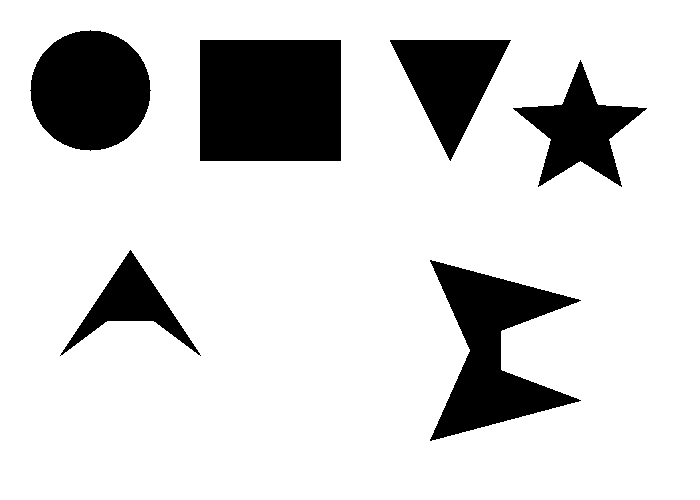
#> input picture NAVEGACION_AUTONOMA/semana_2/EY4_CONTORNOS/input_shapes.png, 700 x 500 px
$ python EJ6_convexity.py
#> lines starting #> are read from the running program, lines starting #| are printed output that depends on the picture; after the words box and inside, x2 and y2 are one past the last pixel; in counts of white or black regions, pixels touching at a corner belong together
# OBJETIVO: Detectar formas no convexas (como una pizza con un trozo sacado) usando convexityDefects
# Una forma convexa es aquella donde cualquier línea entre dos puntos internos permanece dentro de la forma
# Una forma no convexa tiene "cavidades" — eso es un defecto de convexidad
# Ventana 1: imagen original | Ventana 2: cavidades marcadas con círculos azules

import cv2
import numpy as np

IMG_INPUT = 'input_shapes.png'

def get_all_contours(img):
    ref_gray = cv2.cvtColor(img, cv2.COLOR_BGR2GRAY)
    ret, thresh = cv2.threshold(ref_gray, 127, 255, 0)
    contours, hierarchy = cv2.findContours(thresh.copy(), cv2.RETR_LIST, cv2.CHAIN_APPROX_SIMPLE)
    return contours

if __name__ == '__main__':
    img = cv2.imread(IMG_INPUT)
#> img is the input picture: shape (500, 700, 3); 83.3% white; 6 black regions, box (x1, y1, x2, y2) and area: (200, 40, 341, 161) 17061, (430, 260, 581, 441) 12151, (30, 30, 151, 151) 11289, (390, 40, 511, 161) 7381, (513, 60, 647, 187) 6417, (60, 250, 201, 356) 4271

    if img is None:
        print("ERROR: Corre primero generate_images.py para crear las imágenes")
        exit()

    # Filtra contornos válidos (descarta borde de imagen y ruido)
    img_area = img.shape[0] * img.shape[1]
#> img_area = 350000
    contours = [
        c for c in get_all_contours(img)
        if 0.001 < cv2.contourArea(c) / float(img_area) < 0.8
    ]
#> in get_all_contours, `ref_gray = cv2.cvtColor(img, cv2.COLOR_BGR2GRAY)`: ref_gray: shape (500, 700); 83.3% white; 6 black regions
#> in get_all_contours, `contours, hierarchy = cv2.findContours(thresh.copy(), cv2.RETR_LIST, c..`: contours = 9 contours, 2 with area under 20; largest, box (x1, y1, x2, y2) and area: (0, 0, 700, 500) 348801, (199, 39, 342, 162) 17322, (429, 259, 582, 442) 12491, (29, 29, 152, 152) 11458, (389, 39, 512, 162) 7562, (512, 59, 648, 188) 6638, (60, 249, 201, 356) 4443
#> contours = 6 contours; box (x1, y1, x2, y2) and area: (199, 39, 342, 162) 17322, (429, 259, 582, 442) 12491, (29, 29, 152, 152) 11458, (389, 39, 512, 162) 7562, (512, 59, 648, 188) 6638, (60, 249, 201, 356) 4443

    # ── Ventana 1: ANTES — imagen original con contornos en gris ─────────────
    before = img.copy()
    cv2.drawContours(before, contours, -1, (150, 150, 150), 2)
    cv2.putText(before, 'ANTES: formas originales',
                (10, 30), cv2.FONT_HERSHEY_SIMPLEX, 0.7, (80, 80, 80), 2)
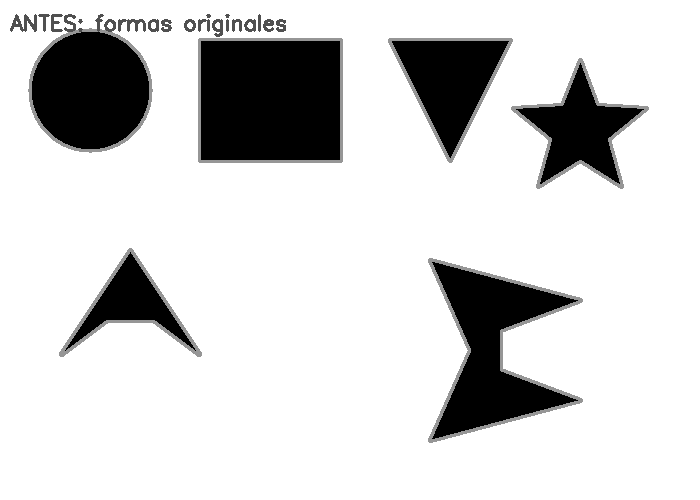
#> before: shape (500, 700, 3); min 0, max 255, mean 211
    cv2.imshow('1 - ANTES', before)

    # ── Ventana 2: DESPUÉS — cavidades marcadas ───────────────────────────────
    after = img.copy()
    defect_count = 0

    for contour in contours:
        # Suaviza el contorno para evitar falsos defectos por ruido en los bordes
        epsilon = 0.01 * cv2.arcLength(contour, True)
        contour = cv2.approxPolyDP(contour, epsilon, True)

        # Calcula el casco convexo (la "liga elástica" alrededor de la forma)
        hull = cv2.convexHull(contour, returnPoints=False)

        # Detecta los defectos: espacios entre el contorno y el hull
        defects = cv2.convexityDefects(contour, hull)

        if defects is None:
            continue

        for i in range(defects.shape[0]):
            start_idx, end_idx, far_idx, depth = defects[i, 0]
            start = tuple(contour[start_idx][0])
            end   = tuple(contour[end_idx][0])
            far   = tuple(contour[far_idx][0])

            # depth viene en unidades de 1/256 — convertir a píxeles
            depth_px = depth / 256.0

            # Solo marca defectos profundos (> 10px) para ignorar imperfecciones pequeñas
            if depth_px > 10:
                # Líneas del hull (la envoltura convexa) en verde
                cv2.line(after, start, end, (0, 200, 0), 2)
                # Círculo azul en el punto más profundo de la cavidad
                cv2.circle(after, far, 7, (200, 0, 0), -1)
                defect_count += 1

        cv2.drawContours(after, [contour], -1, (100, 100, 100), 2)
#> this loop made 6 passes
#> (epsilon, hull, defects) on passes 1 to 2: (7.76, [0, 1, 4, 5], [[5, 0, 6, 10114], [1, 4, 3, 20400]]), (4.37, [0, 1, 2], [[2, 0, 3, 8362]])
#> (epsilon, hull) on passes 3, 6: (5.2, [0, 2, 4, 6, 8]), (4.01, [0, 1, 2, 3, 4, 5, 6, 7, 8, 9, 10, 11])
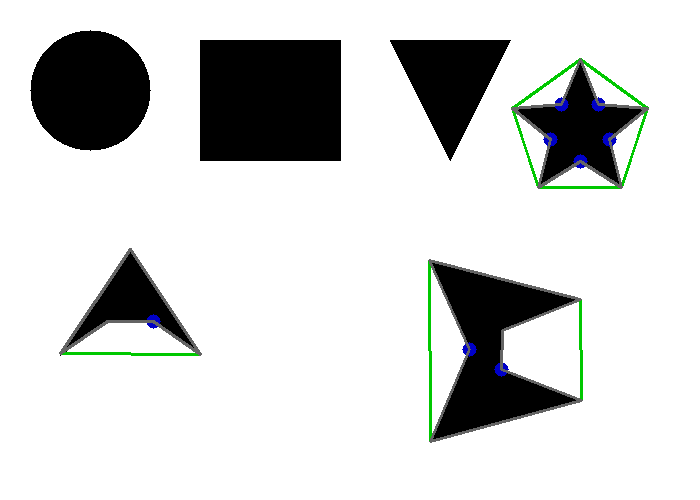
#> after: shape (500, 700, 3); 2.28% of pixels changed, all inside (x1, y1, x2, y2) = (59, 58, 649, 443)
#> after the loop, defect_count = 8

    cv2.putText(after, f'DESPUES: {defect_count} cavidades detectadas (azul)',
                (10, 30), cv2.FONT_HERSHEY_SIMPLEX, 0.7, (200, 0, 0), 2)
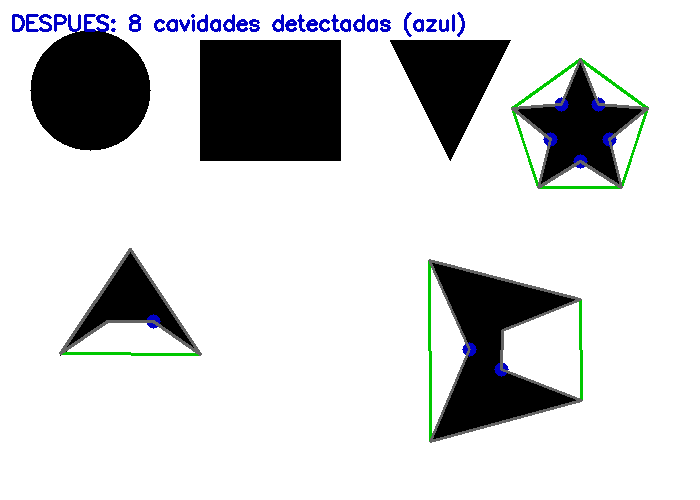
#> after: shape (500, 700, 3); 0.93% of pixels changed, all inside (x1, y1, x2, y2) = (12, 12, 465, 37)
    cv2.imshow('2 - DESPUES: cavidades detectadas', after)

    cv2.waitKey(0)
    cv2.destroyAllWindows()
